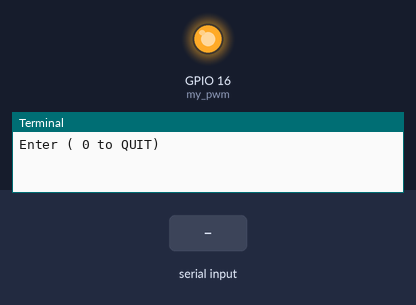
A program run on a simulated Raspberry Pi (BCM pin numbers). On the bench: output pins drawn as LEDs (lit = HIGH), the last lines printed to the terminal. Inputs (shaded band) come from the test bench.

Above: at 1.2 s.
1.3 s: "0" typed at the terminal, then Enter
At 2.5 s:
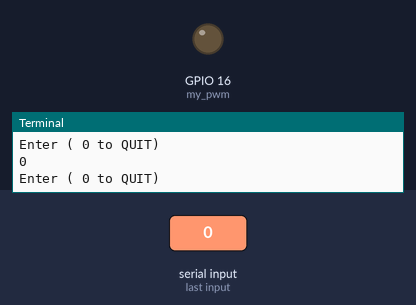
2.8 s: "90" typed at the terminal, then Enter
At 3.7 s:
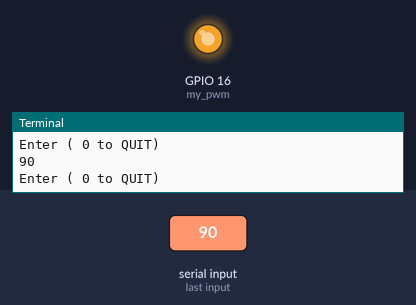
Timing chart, 0 to 5.8 s (numbered marks = the images above; inputs shaded):
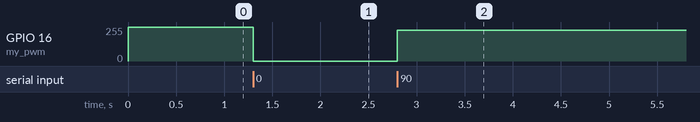

Measured:
- after the input at 1.3 s, GPIO 16 (my_pwm): 255/255 → 0/255 at once
- after the input at 2.8 s, GPIO 16 (my_pwm): 0/255 → 230/255 at once

The program:

LED_Dimming.py
```python
import RPi.GPIO as GPIO

GPIO.setmode(GPIO.BCM)
GPIO.setup(16,GPIO.OUT)

my_pwm = GPIO.PWM(16,300)
my_pwm.start(100)

stopit = False

while(stopit != True):
        dutycycle = input("Enter ( 0 to QUIT) ")
        if dutycycle ==0:
                stopit = True
        my_pwm.ChangeDutyCycle(int(dutycycle))

GPIO.cleanup()
```
